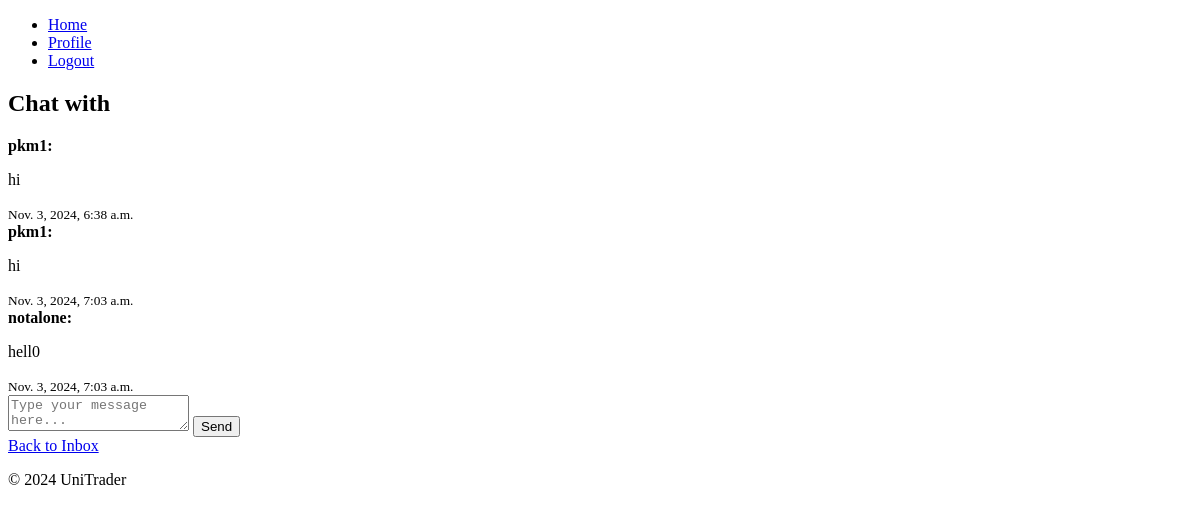
/chat/seller/1/ (signed in), run on an earlier commit of the app's database.
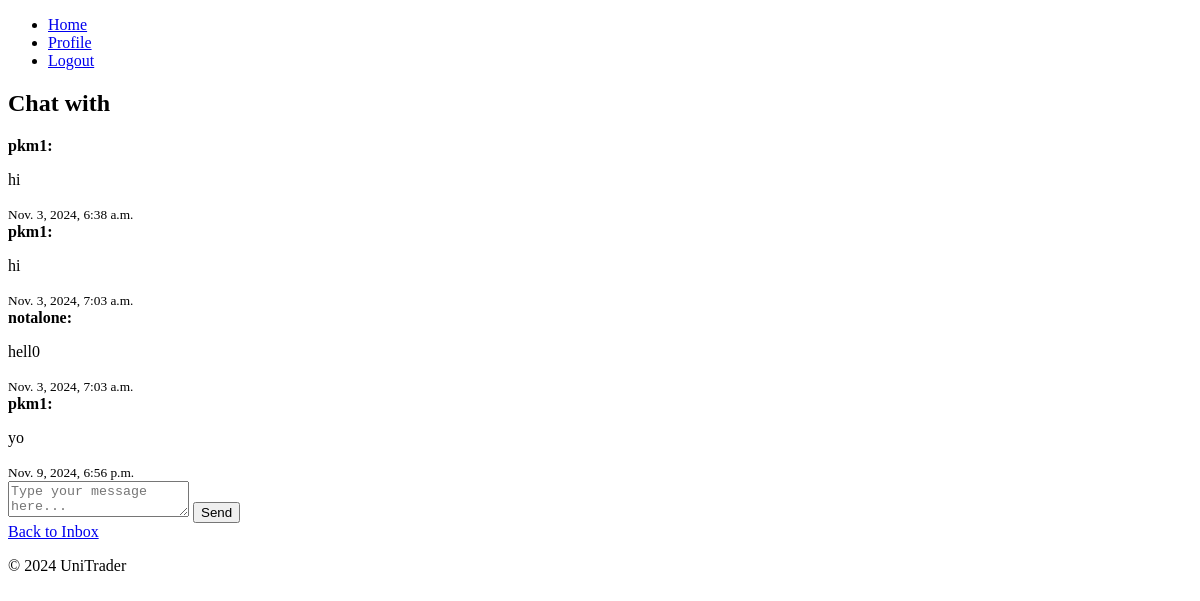
And on a later commit of the database.
### unitrader/models.py (models this page shows, shortened)
class Message(models.Model):
    sender = models.ForeignKey(User, related_name='sent_messages', on_delete=models.CASCADE)
    recipient = models.ForeignKey(User, related_name='received_messages', on_delete=models.CASCADE)
    content = models.TextField()
    timestamp = models.DateTimeField(auto_now_add=True)
    is_read = models.BooleanField(default=False)  # To track read/unread status

### unitrader/views.py (the view, shortened to what this page needs)
# urls.py: path('chat/seller/<int:seller_id>/', views.chat_with_seller, name='chat_with_seller'),
@login_required
def chat_with_seller(request, seller_id):
    seller = get_object_or_404(User, id=seller_id)
    messages = Message.objects.filter(
        (Q(sender=request.user) & Q(recipient=seller))
        | (Q(sender=seller) & Q(recipient=request.user))
    ).order_by("timestamp")
    return render(
        request, "unitrader/chat.html", {"seller": seller, "messages": messages}
    )

### templates/unitrader/chat.html (shortened to what this page needs)
{% extends "unitrader/base.html" %}
{% block content %}
<h2>Chat with {{ recipient.username }}</h2>
<div class="chat-box">
    {% for message in messages %}
        <div class="{% if message.sender == request.user %}sent{% else %}received{% endif %}">
            <strong>{{ message.sender.username }}:</strong>
            <p>{{ message.content }}</p>
            <small>{{ message.timestamp }}</small>
        </div>
    {% endfor %}
</div>
<form method="POST">
    <textarea name="message" placeholder="Type your message here..." required></textarea>
    <button type="submit">Send</button>
</form>
<a href="{% url 'inbox' %}">Back to Inbox</a>
{% endblock %}

What changed in the data, as far as the page shows it:
added Message: sender.username "pkm1", content "yo", timestamp "Nov. 9, 2024, 6:56 p.m."
